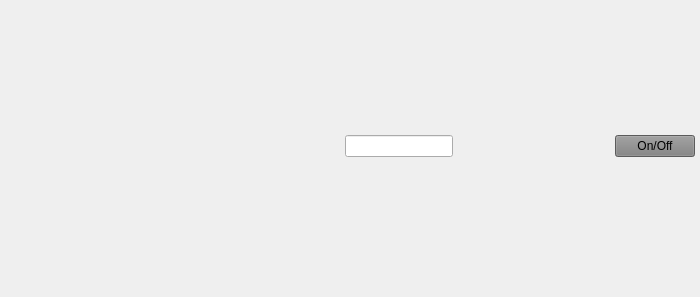
<?xml version="1.0" encoding="UTF-8"?>
<ui version="4.0">
 <class>Form</class>
 <widget class="QWidget" name="Form">
  <property name="geometry">
   <rect>
    <x>0</x>
    <y>0</y>
    <width>700</width>
    <height>297</height>
   </rect>
  </property>
  <property name="sizePolicy">
   <sizepolicy hsizetype="Preferred" vsizetype="Preferred">
    <horstretch>0</horstretch>
    <verstretch>0</verstretch>
   </sizepolicy>
  </property>
  <property name="minimumSize">
   <size>
    <width>700</width>
    <height>58</height>
   </size>
  </property>
  <property name="windowTitle">
   <string>Form</string>
  </property>
  <layout class="QVBoxLayout" name="verticalLayout">
   <property name="spacing">
    <number>0</number>
   </property>
   <property name="leftMargin">
    <number>0</number>
   </property>
   <property name="topMargin">
    <number>0</number>
   </property>
   <property name="rightMargin">
    <number>0</number>
   </property>
   <property name="bottomMargin">
    <number>0</number>
   </property>
   <item>
    <layout class="QGridLayout" name="gridLayout">
     <property name="leftMargin">
      <number>0</number>
     </property>
     <property name="topMargin">
      <number>0</number>
     </property>
     <property name="rightMargin">
      <number>5</number>
     </property>
     <property name="bottomMargin">
      <number>5</number>
     </property>
     <property name="horizontalSpacing">
      <number>10</number>
     </property>
     <property name="verticalSpacing">
      <number>5</number>
     </property>
     <item row="0" column="2">
      <widget class="PyDMLineEdit" name="PyDMLineEdit">
       <property name="sizePolicy">
        <sizepolicy hsizetype="Fixed" vsizetype="Fixed">
         <horstretch>0</horstretch>
         <verstretch>0</verstretch>
        </sizepolicy>
       </property>
       <property name="minimumSize">
        <size>
         <width>75</width>
         <height>0</height>
        </size>
       </property>
       <property name="toolTip">
        <string/>
       </property>
       <property name="channel" stdset="0">
        <string>ca://Teste:T1:PwrState-Sel</string>
       </property>
       <property name="displayFormat" stdset="0">
        <enum>PyDMLineEdit::Decimal</enum>
       </property>
      </widget>
     </item>
     <item row="0" column="1">
      <widget class="PyDMLabel" name="PyDMLabel">
       <property name="font">
        <font>
         <weight>75</weight>
         <bold>true</bold>
        </font>
       </property>
       <property name="toolTip">
        <string/>
       </property>
       <property name="channel" stdset="0">
        <string>ca://Teste:T1:PwrState-Sts</string>
       </property>
       <property name="displayFormat" stdset="0">
        <enum>PyDMLabel::String</enum>
       </property>
      </widget>
     </item>
     <item row="0" column="5">
      <widget class="PyDMPushButton" name="PyDMPushButton">
       <property name="sizePolicy">
        <sizepolicy hsizetype="Fixed" vsizetype="Fixed">
         <horstretch>0</horstretch>
         <verstretch>0</verstretch>
        </sizepolicy>
       </property>
       <property name="toolTip">
        <string/>
       </property>
       <property name="styleSheet">
        <string notr="true">background-color: grey</string>
       </property>
       <property name="text">
        <string>On/Off</string>
       </property>
       <property name="channel" stdset="0">
        <string>ca://Teste:T1:PwrState-Sel</string>
       </property>
       <property name="pressValue" stdset="0">
        <string>1</string>
       </property>
      </widget>
     </item>
     <item row="0" column="4">
      <widget class="PyDMByteIndicator" name="PyDMByteIndicator">
       <property name="sizePolicy">
        <sizepolicy hsizetype="Fixed" vsizetype="Fixed">
         <horstretch>0</horstretch>
         <verstretch>0</verstretch>
        </sizepolicy>
       </property>
       <property name="minimumSize">
        <size>
         <width>16</width>
         <height>16</height>
        </size>
       </property>
       <property name="maximumSize">
        <size>
         <width>32</width>
         <height>32</height>
        </size>
       </property>
       <property name="toolTip">
        <string/>
       </property>
       <property name="channel" stdset="0">
        <string>ca://Teste:T1:PwrState-Sts</string>
       </property>
       <property name="showLabels" stdset="0">
        <bool>false</bool>
       </property>
       <property name="bigEndian" stdset="0">
        <bool>false</bool>
       </property>
       <property name="circles" stdset="0">
        <bool>true</bool>
       </property>
      </widget>
     </item>
     <item row="0" column="3">
      <widget class="PyDMLabel" name="PyDMLabel_2">
       <property name="sizePolicy">
        <sizepolicy hsizetype="Fixed" vsizetype="Fixed">
         <horstretch>0</horstretch>
         <verstretch>0</verstretch>
        </sizepolicy>
       </property>
       <property name="minimumSize">
        <size>
         <width>100</width>
         <height>0</height>
        </size>
       </property>
       <property name="toolTip">
        <string/>
       </property>
       <property name="showUnits" stdset="0">
        <bool>false</bool>
       </property>
       <property name="channel" stdset="0">
        <string>ca://Teste:T1:PwrState-Raw</string>
       </property>
       <property name="displayFormat" stdset="0">
        <enum>PyDMLabel::String</enum>
       </property>
      </widget>
     </item>
    </layout>
   </item>
  </layout>
 </widget>
 <customwidgets>
  <customwidget>
   <class>PyDMLabel</class>
   <extends>QLabel</extends>
   <header>pydm.widgets.label</header>
  </customwidget>
  <customwidget>
   <class>PyDMByteIndicator</class>
   <extends>QWidget</extends>
   <header>pydm.widgets.byte</header>
  </customwidget>
  <customwidget>
   <class>PyDMLineEdit</class>
   <extends>QLineEdit</extends>
   <header>pydm.widgets.line_edit</header>
  </customwidget>
  <customwidget>
   <class>PyDMPushButton</class>
   <extends>QPushButton</extends>
   <header>pydm.widgets.pushbutton</header>
  </customwidget>
 </customwidgets>
 <resources/>
 <connections/>
</ui>
